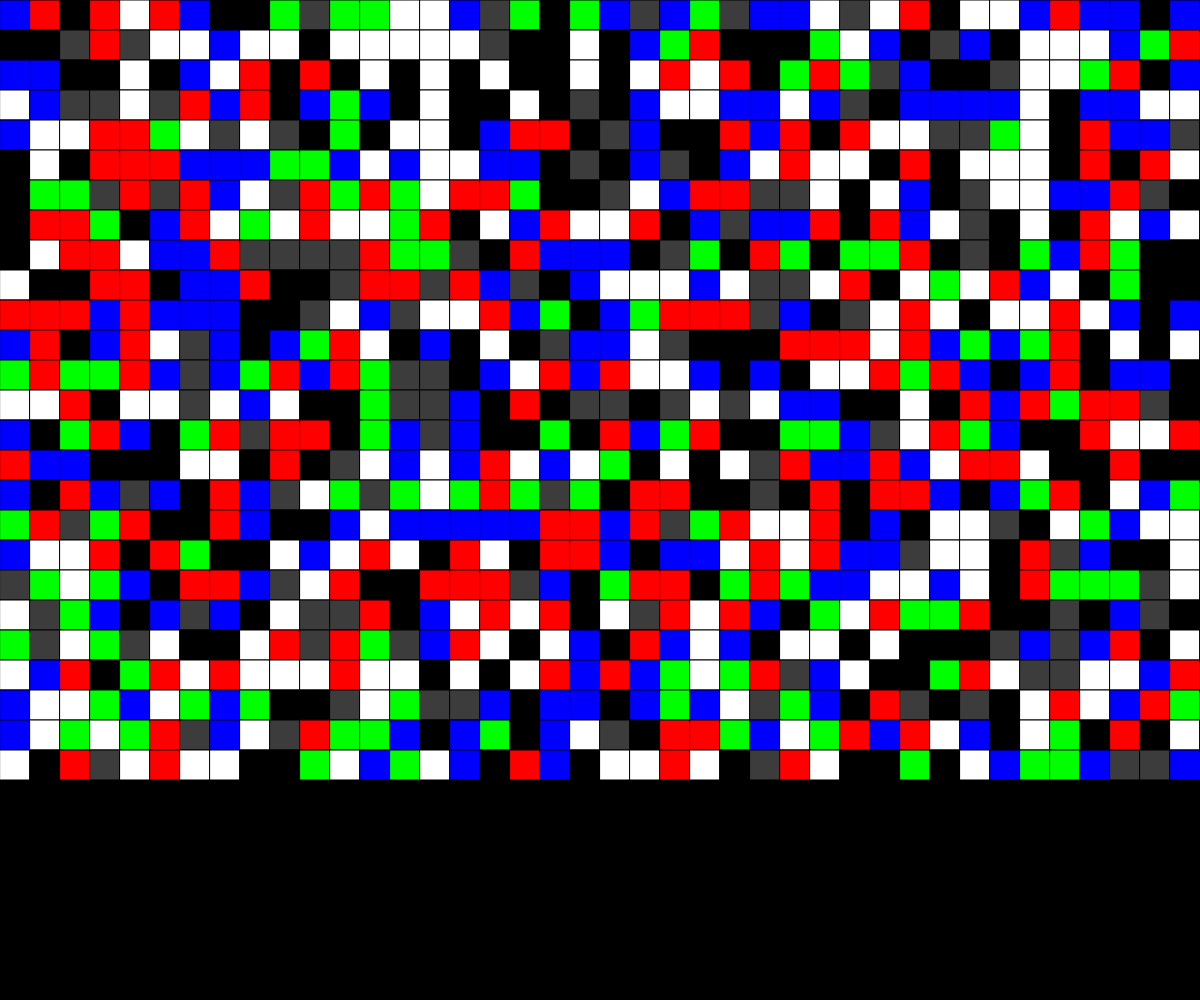
Frame 1 (no input)
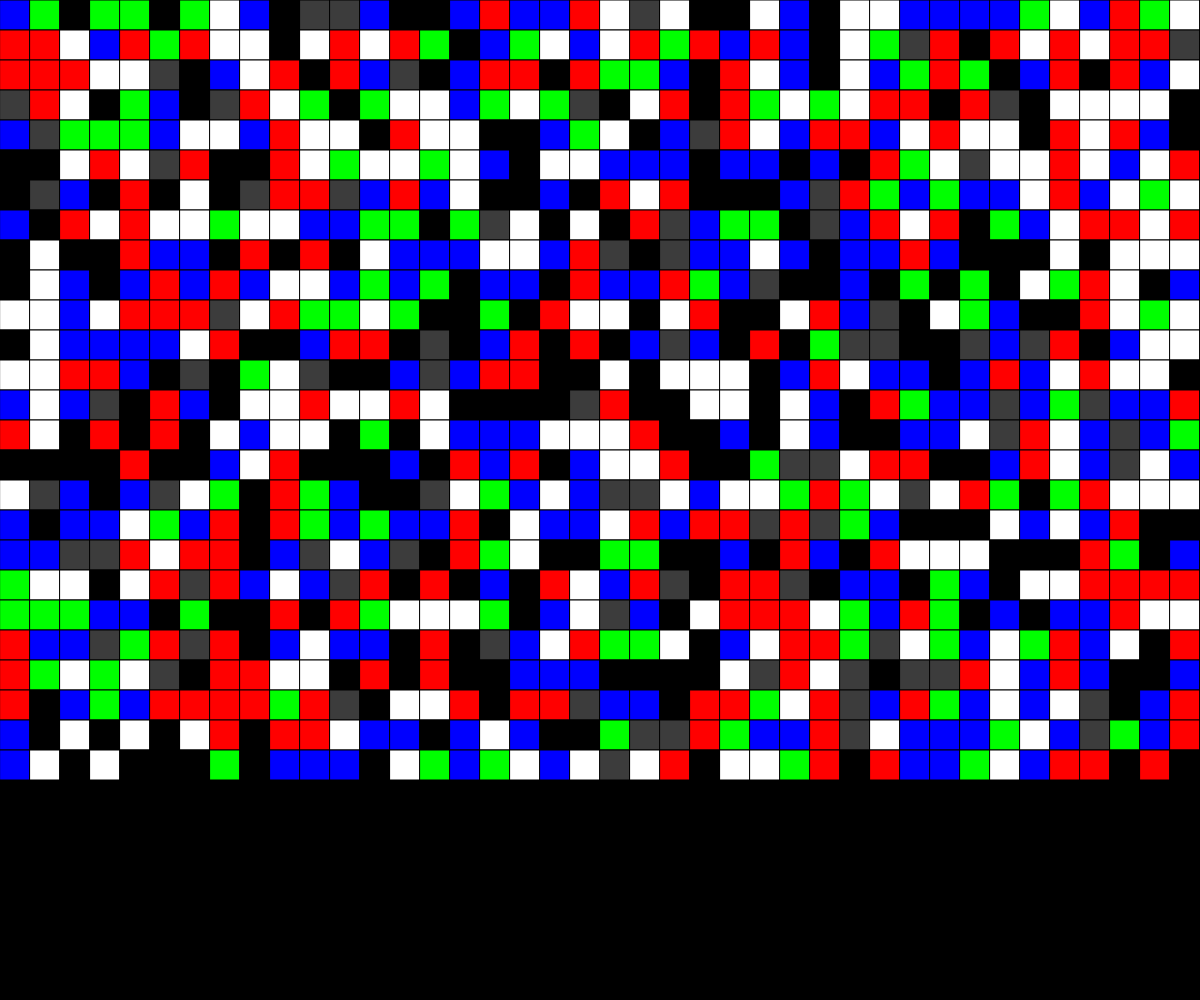
Frame 60 (no input)
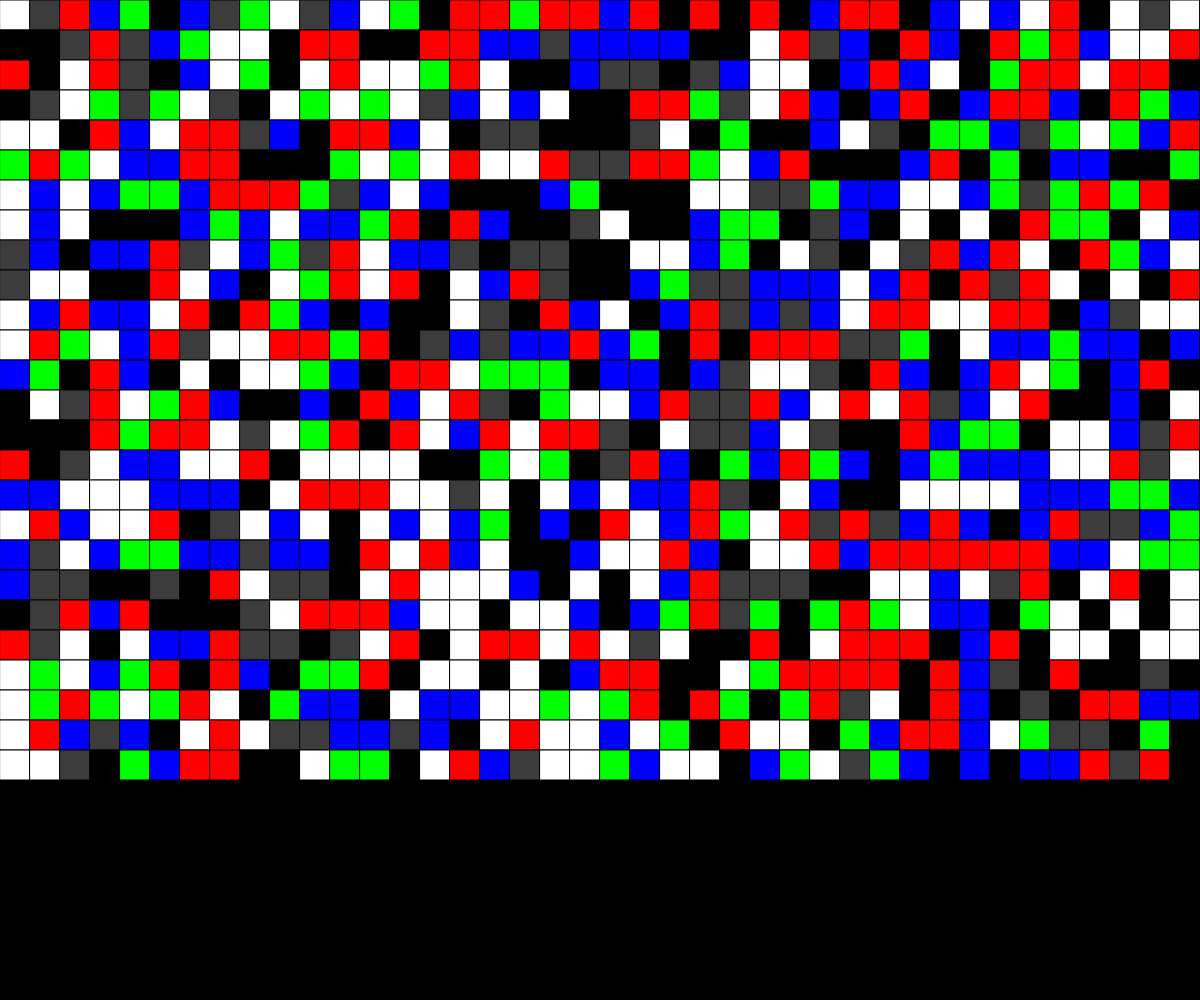
Frame 120 (the mouse pressed at the canvas centre since frame 60)

The p5.js sketch that drew these frames (run headless with seeded random() and noise() and a simulated clock; from frame 60 on, the mouse is pressed at the canvas centre):

// p5.js sketch
// ── sketch.js
// Project Title
// Your Name
// Date
//
// Extra for Experts:
// - describe what you did to take this project "above and beyond"

let cols = 53;
let rows = 26;
let arr = [];

function setup() {
  createCanvas (windowWidth, windowHeight);
  background(0);
}

function draw() {
  for (let i = 0; i < cols; i++){
    arr[i] = [];
    for (let j = 0; j < rows; j++){
      let x = i * 30;
      let y = j * 30;
      arr [i][j] = round(random(5));

      if (arr[i][j] === 0) {
        fill(0, 255, 0);
      }
      else if (arr[i][j] === 1) {
        fill(0);
      }
      else if (arr[i][j] === 2) {
        fill(255);
      }
      else if (arr[i][j] === 3) {
        fill(255, 0, 0);
      }
      else if (arr[i][j] === 4) {
        fill(0, 0, 255);
      }
      else if (arr[i][j] === 5) {
        fill(60);
      }
      rect(x, y, 30, 30);
    }
  }
}


// function mouseClicked() {
//   for (let i = 0; i < cols; i++){
//     arr[i] = [];
//     for (let j = 0; j < rows; j++){
//       let x = i * 50;
//       let y = j * 50;
//       arr [i][j] = round(random(2));
//
//       if (arr[i][j] === 0) {
//         fill(0, 255, 0);
//       }
//       else if (arr[i][j] === 1) {
//         fill(0);
//       }
//       else if (arr[i][j] === 2) {
//         fill(255);
//       }
//       rect(x, y, 30, 30);
//     }
//   }
// }
